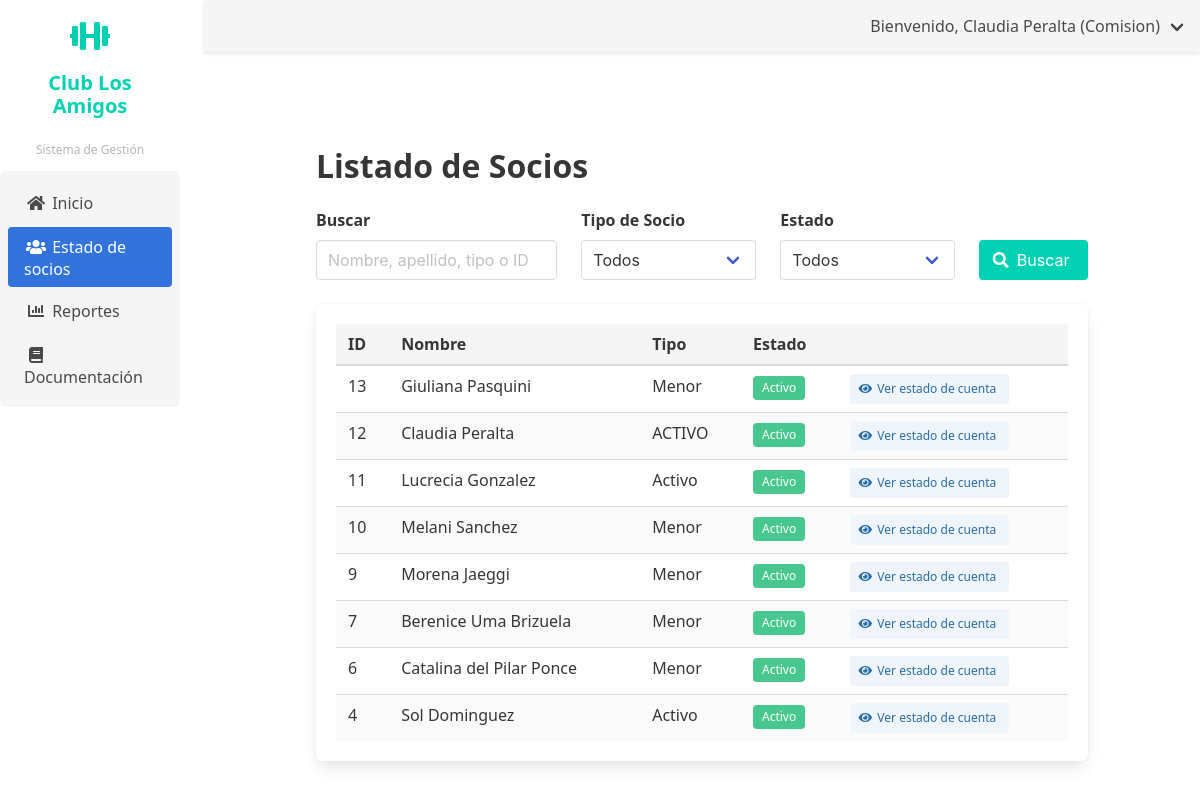
Screenshot of /finanzas/socios/ (signed in) with the database file from the repository.
### socios/models.py (models this page shows, shortened)
class Socio(models.Model):
    perfil_usuario = models.OneToOneField(PerfilUsuario, on_delete=models.CASCADE, related_name='socio', null=True, blank=True)
    tipo_socio = models.ForeignKey(TipoSocio, on_delete=models.PROTECT)
    fecha_afiliacion = models.DateField()
    observaciones = models.TextField(blank=True, null=True)
    fecha_registro = models.DateTimeField(auto_now_add=True)
    fecha_actualizacion = models.DateTimeField(auto_now=True)
    class Meta:
        verbose_name = 'Socio'
        verbose_name_plural = 'Socios'
        ordering = ['-fecha_registro']

class TipoSocio(models.Model):
    TIPO_SOCIO_CHOICES = [
        ('ACTIVO', 'Activo'),
        ('ADHERENTE', 'Adherente'),
        ('INFANTIL', 'Infantil'),
        ('HONORARIO', 'Honorario'),
    ]
    nombre = models.CharField(max_length=10, choices=TIPO_SOCIO_CHOICES, unique=True)
    descripcion = models.TextField(blank=True, null=True)
    class Meta:
        verbose_name = 'Tipo de Socio'
        verbose_name_plural = 'Tipos de Socios'
        default_manager_name = 'objects'

### usuarios/models.py (models this page shows, shortened)
class PerfilUsuario(models.Model):
    TIPO_DOCUMENTO_CHOICES = [
        ('DNI', 'DNI'),
        ('CE', 'Carné de Extranjería'),
        ('PAS', 'Pasaporte'),
    ]
    ESTADO_SOCIO_CHOICES = [
        ('ACTIVO', 'Activo'),
        ('INACTIVO', 'Inactivo'),
        ('SUSPENDIDO', 'Suspendido'),
        ('PENDIENTE', 'Pendiente de Aprobación'),
        ('RETIRADO', 'Retirado'),
    ]
    usuario = models.OneToOneField(User, on_delete=models.CASCADE, related_name='perfil')
    tipo_documento = models.CharField(max_length=3, choices=TIPO_DOCUMENTO_CHOICES, default='DNI')
    numero_documento = models.CharField(max_length=20, unique=True)
    telefono = models.CharField(max_length=15, blank=True, null=True)
    direccion = models.TextField(blank=True, null=True)
    fecha_nacimiento = models.DateField(blank=True, null=True)
    estado_socio = models.CharField(max_length=10, choices=ESTADO_SOCIO_CHOICES, default='ACTIVO',
                                   verbose_name='Estado como Socio')
    fecha_registro = models.DateTimeField(auto_now_add=True)
    fecha_actualizacion = models.DateTimeField(auto_now=True)
    class Meta:
        verbose_name = 'Perfil de Usuario'
        verbose_name_plural = 'Perfiles de Usuario'
    @property
    def esta_activo_sistema(self):
        return self.usuario.is_active and self.estado_socio == 'ACTIVO'

### finanzas/views.py (the view, shortened to what this page needs)
# urls.py: path('socios/', views.lista_socios_finanzas, name='lista_socios_finanzas'),
@login_required
def lista_socios_finanzas(request):
    if not request.user.groups.filter(name__in=['Administrador', 'Tesoreria', 'Comision']).exists():
        messages.error(request, 'No tienes permisos para acceder a esta funcionalidad.')
        return redirect('usuarios:dashboard')
    query = request.GET.get('q', '').strip()
    tipo = request.GET.get('tipo', '')
    estado = request.GET.get('estado', '')
    socios = Socio.objects.select_related('perfil_usuario', 'tipo_socio').all()
    if tipo:
        socios = socios.filter(tipo_socio__nombre=tipo)
    if estado:
        if estado == 'activo':
            socios = socios.filter(perfil_usuario__esta_activo_sistema=True)
        elif estado == 'inactivo':
            socios = socios.filter(perfil_usuario__esta_activo_sistema=False)
    tipos = TipoSocio.objects.all()
    return render(request, 'finanzas/lista_socios_finanzas.html', {
        'socios': socios,
        'tipos': tipos,
        'query': query,
        'tipo_selected': tipo,
        'estado_selected': estado,
    })

### usuarios/context_processors.py (called while the page is built)
def user_role_context(request):
    if request.user.is_authenticated:
        user_groups = request.user.groups.all()
        if user_groups.filter(name='Coordinador').exists():
            user_role = 'Coordinador'
        elif user_groups.filter(name='Tesoreria').exists():
            user_role = 'Tesoreria'
        elif user_groups.filter(name='Comision').exists():
            user_role = 'Comision'
        elif user_groups.filter(name='Administrador').exists():
            user_role = 'Administrador'
        else:
            user_role = 'Default'
    else:
        user_role = 'Default'
    return {
        'user_role': user_role
    }

### finanzas/templates/finanzas/lista_socios_finanzas.html (shortened to what this page needs)
{% extends 'base.html' %}
{% load static %}
{% block sidebar_menu %}
    {% if user.groups.all.0.name == 'Comision' %}
        {% include 'includes/sidebar_menu_comision.html' %}
    {% elif user.groups.all.0.name == 'Tesoreria' %}
        {% include 'includes/sidebar_menu_tesorero.html' %}
    {% elif user.groups.all.0.name == 'Administrador' %}
        {% include 'includes/sidebar_menu.html' %}
    {% endif %}
{% endblock %}
{% block content %}
<div class="container">
    <div class="section">
        <h1 class="title">Listado de Socios</h1>
        <form method="get" class="mb-5">
            <div class="columns is-multiline">
                <div class="column is-4">
                    <div class="field">
                        <label class="label">Buscar</label>
                        <div class="control">
                            <input class="input" type="text" name="q" placeholder="Nombre, apellido, tipo o ID" value="{{ query }}">
                        </div>
                    </div>
                </div>
                <div class="column is-3">
                    <div class="field">
                        <label class="label">Tipo de Socio</label>
                        <div class="control">
                            <div class="select is-fullwidth">
                                <select name="tipo">
                                    <option value="">Todos</option>
                                </select>
                            </div>
                        </div>
                    </div>
                </div>
                <div class="column is-3">
                    <div class="field">
                        <label class="label">Estado</label>
                        <div class="control">
                            <div class="select is-fullwidth">
                                <select name="estado">
                                    <option value="">Todos</option>
                                </select>
                            </div>
                        </div>
                    </div>
                </div>
                <div class="column is-2 is-flex is-align-items-end">
                    <button class="button is-primary is-fullwidth" type="submit">
                        <span class="icon"><i class="fas fa-search"></i></span>
                        <span>Buscar</span>
                    </button>
                </div>
            </div>
        </form>
        <div class="box">
            <table class="table is-fullwidth is-striped is-hoverable">
                <thead>
                    <tr>
                        <th>ID</th>
                        <th>Nombre</th>
                        <th>Tipo</th>
                        <th>Estado</th>
                        <th></th>
                    </tr>
                </thead>
                <tbody>
                    {% for socio in socios %}
                    <tr>
                        <td>{{ socio.id }}</td>
                        <td>{% if socio.perfil_usuario %}{{ socio.perfil_usuario.usuario.get_full_name }}{% else %}<span class="has-text-grey">Sin perfil</span>{% endif %}</td>
                        <td>{{ socio.tipo_socio.nombre }}</td>
                        <td>
                            {% if socio.perfil_usuario and socio.perfil_usuario.esta_activo_sistema %}
                                <span class="tag is-success">Activo</span>
                            {% else %}
                                <span class="tag is-danger">Inactivo</span>
                            {% endif %}
                        </td>
                        <td>
                            <a href="{% url 'finanzas:estado_cuenta_socio' socio.id %}" class="button is-small is-info is-light" title="Ver estado de cuenta">
                                <span class="icon"><i class="fas fa-eye"></i></span>
                                <span>Ver estado de cuenta</span>
                            </a>
                        </td>
                    </tr>
                    {% empty %}
                    <tr>
                        <td colspan="5" class="has-text-centered">No se encontraron socios.</td>
                    </tr>
                    {% endfor %}
                </tbody>
            </table>
        </div>
    </div>
</div>
{% endblock %}

### templates/base.html (shortened to what this page needs)
{% load static %}
<!DOCTYPE html>
<html lang="es">
<head>
    <link rel="stylesheet" href="https://cdn.jsdelivr.net/npm/bulma@0.9.3/css/bulma.min.css">
    <link rel="stylesheet" href="https://cdnjs.cloudflare.com/ajax/libs/font-awesome/5.15.3/css/all.min.css">
    <link rel="stylesheet" href="{% static 'css/custom.css' %}">
</head>
<body>
    <div class="columns is-fullheight">
        <div class="column is-2 is-sidebar-menu">
            {% block sidebar_menu %}{% endblock %}
        </div>
        <div class="column">
            <nav class="navbar is-light" role="navigation" aria-label="main navigation">
                <div class="navbar-menu">
                    <div class="navbar-end">
                        {% if request.user.is_authenticated %}
                            <div class="navbar-item has-dropdown is-hoverable">
                                <a class="navbar-link">
                                    Bienvenido, {{ request.user.get_full_name }} ({{ request.user.groups.first.name }})
                                </a>
                            </div>
                        {% else %}
                            <div class="navbar-item">
                                <a class="button is-primary" href="{% url 'usuarios:login' %}">
                                    Iniciar sesión
                                </a>
                            </div>
                        {% endif %}
                    </div>
                </div>
            </nav>
            <div class="section">
                {% block content %}{% endblock %}
            </div>
        </div>
    </div>
</body>
</html>

### static/css/custom.css (style rules this page uses)
body { font-family: 'Segoe UI', Tahoma, Geneva, Verdana, sans-serif; }
.table th { background-color: #f5f5f5; font-weight: 600; color: #363636; }
.button { transition: all 0.2s ease; }
.field .label { font-weight: 600; color: #363636; }
.input, .select select, .textarea { border-radius: 4px; transition: border-color 0.2s ease, box-shadow 0.2s ease; }
.tag.is-success { background-color: #48c774; color: white; }
.navbar { box-shadow: 0 2px 4px rgba(0,0,0,0.1); }
.icon { display: inline-flex; align-items: center; justify-content: center; }
a { color: #3273dc; text-decoration: none; }
.container { max-width: 1200px; margin: 0 auto; padding: 0 1rem; }
.columns.is-multiline { align-items: stretch; }
.columns.is-multiline .column.is-4 { display: flex; flex-direction: column; }

### rows the page displays
Socio: id "13", perfil_usuario.usuario.get_full_name "Giuliana Pasquini", tipo_socio.nombre "Menor", shows "Activo"
Socio: id "12", perfil_usuario.usuario.get_full_name "Claudia Peralta", tipo_socio.nombre "ACTIVO", shows "Activo"
Socio: id "11", perfil_usuario.usuario.get_full_name "Lucrecia Gonzalez", tipo_socio.nombre "Activo"
Socio: id "10", perfil_usuario.usuario.get_full_name "Melani Sanchez", tipo_socio.nombre "Menor", shows "Activo"
Socio: id "9", perfil_usuario.usuario.get_full_name "Morena Jaeggi", tipo_socio.nombre "Menor", shows "Activo"
Socio: id "7", perfil_usuario.usuario.get_full_name "Berenice Uma Brizuela", tipo_socio.nombre "Menor", shows "Activo"
Socio: id "6", perfil_usuario.usuario.get_full_name "Catalina del Pilar Ponce", tipo_socio.nombre "Menor", shows "Activo"
Socio: id "4", perfil_usuario.usuario.get_full_name "Sol Dominguez", tipo_socio.nombre "Activo"

### other values shown
{{ request.user.get_full_name }} "Claudia Peralta"
{{ request.user.groups.first.name }} "Comision"
